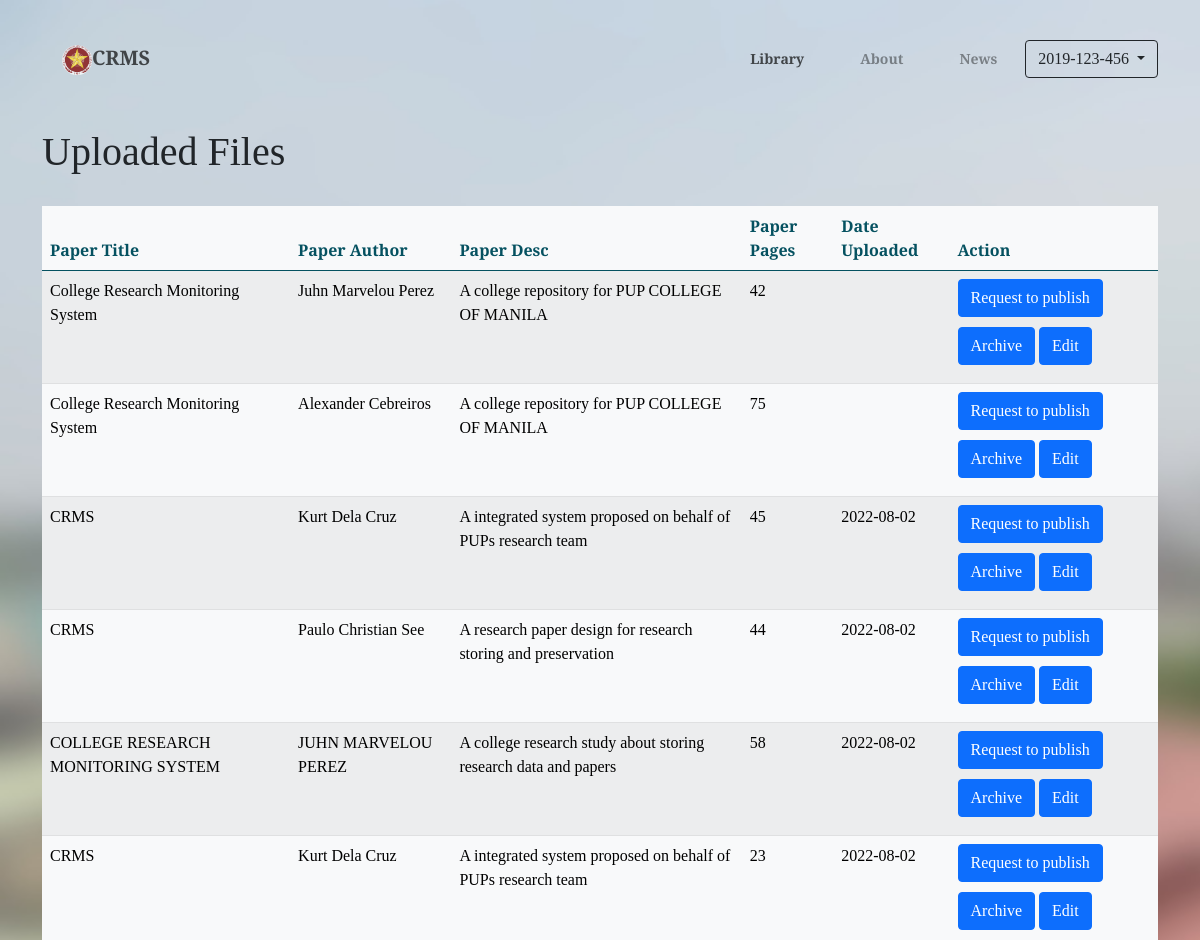
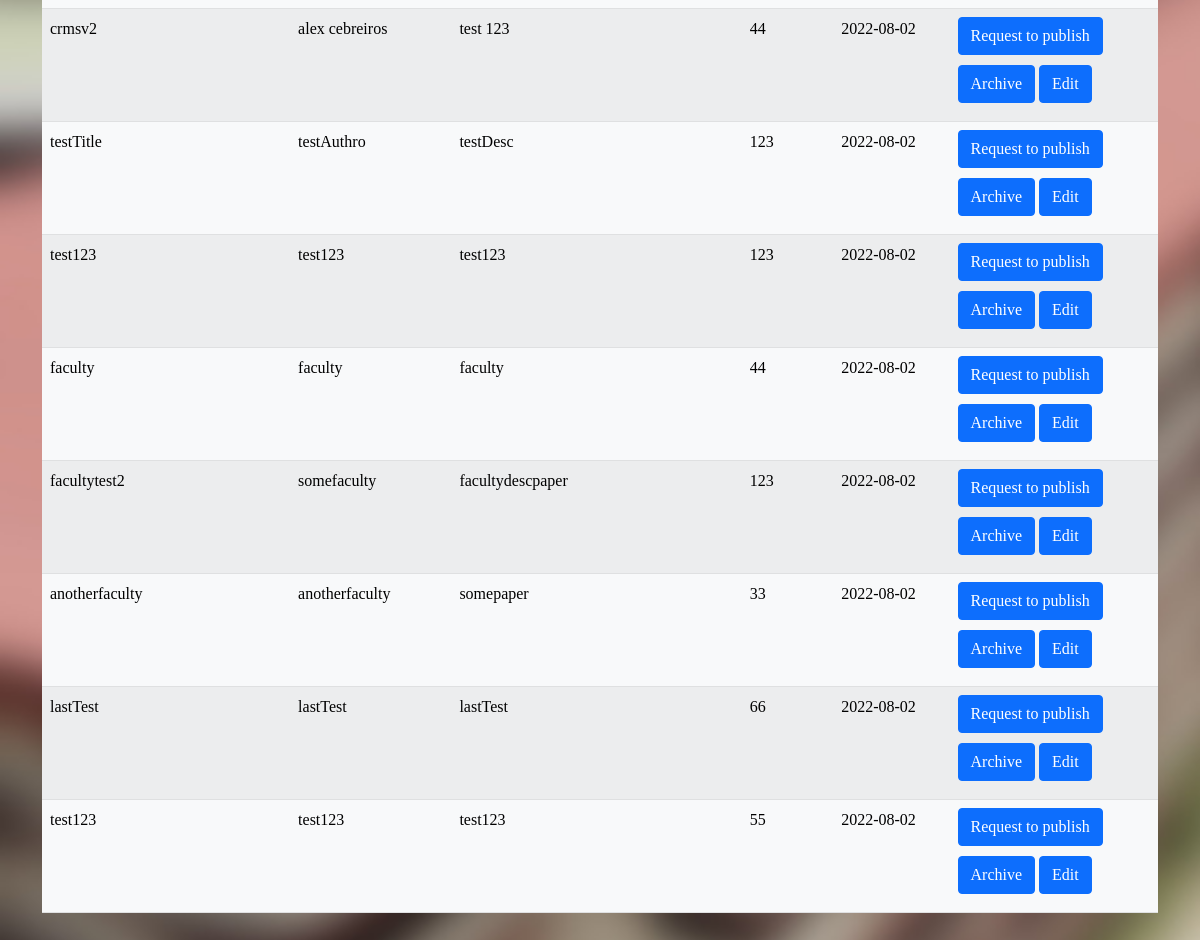
The page /oprt/studentFiles.php (signed in) on the database its author committed (2 pictures, top to bottom).
### tables this page shows
CREATE TABLE `tbl_paper` (
  `paper_id` int NOT NULL AUTO_INCREMENT,
  `paper_author` varchar(255) DEFAULT NULL,
  `paper_title` varchar(255) DEFAULT NULL,
  `paper_description` varchar(1000) DEFAULT NULL,
  `paper_pages` varchar(45) DEFAULT NULL,
  `paper_name` varchar(100) DEFAULT NULL,
  `paper_type` varchar(100) DEFAULT NULL,
  `date_uploaded` varchar(45) DEFAULT NULL,
  `location` varchar(1000) DEFAULT NULL,
  PRIMARY KEY (`paper_id`)
);

### bootstrap/application.php (called while the page is built, shortened)
<?php
require_once $_SERVER['DOCUMENT_ROOT'] . '/bootstrap/database/connection.php';
require_once $_SERVER['DOCUMENT_ROOT'] . '/app/controllers/LibraryController.php';
require_once $_SERVER['DOCUMENT_ROOT'] . '/app/models/LibraryModel.php';
$paper = new LibraryController($dbConn);

### app/controllers/LibraryController.php (called while the page is built, shortened)
<?php
    class LibraryController{
    private $paper;
    public function __construct($dbConn) {
        $this->paper= new LibraryModel ($dbConn);
    }
    public function getAllPaper() {
        return $this->paper->readAll();
    }
    }
?>

### app/models/LibraryModel.php (called while the page is built, shortened)
<?php
class LibraryModel{
    private $db;
    private $table = 'tbl_paper';
    public function __construct($dbConn) {
        $this->db = $dbConn;
    }
    public function readAll() {
        $this->content = [];
        $stmt = $this->db->prepare("SELECT * FROM $this->table");
        $stmt->execute();
        if ($stmt->rowCount() > 0) {
            while($row = $stmt->fetch(PDO::FETCH_OBJ)) {
                $this->add($row);
            } return $this->content;
        }
    }
}

### public/oprt/studentFiles.php (the view, shortened to what this page needs)
<?php require_once $_SERVER['DOCUMENT_ROOT'] . '/bootstrap/application.php'?>
<?php require_once $_SERVER['DOCUMENT_ROOT'] . '/public/include/header.php'; ?>
<div class="section" style="margin-top: 40px">
    <div class="container" style="width: 100%">
        <h1 style="margin-bottom: 30px">Uploaded Files</h1>
        <div class="">
            <div class="table-responsive" style="width: 100%">
                <table class="table table-striped table-light">
                    <thead class="alert-info">
                        <tr>
                            <th>Paper Title</th>
                            <th>Paper Author</th>
                            <th>Paper Desc</th>
                            <th>Paper Pages</th>
                            <th>Date Uploaded</th>
                            <th>Action</th>
                        </tr>
                    </thead>
                    <tbody>
                        <?php foreach ($paper->getAllPaper() as $key => $data) : ?>
                        <tr>
                            <td><?= $data->paper_title; ?></td>
                            <td><?= $data->paper_author; ?></td>
                            <td><?= $data->paper_description; ?></td>
                            <td><?= $data->paper_pages; ?></td>
                            <td><?= $data->date_uploaded; ?></td>
                            <td>
                                <button type="button" class="btn btn-primary" style="margin-bottom: 10px">Request to
                                    publish</button>
                                <button type="button" class="btn btn-primary"
                                    style="margin-bottom: 10px">Archive</button>
                                <button type="button" class="btn btn-primary" style="margin-bottom: 10px">Edit</button>
                            </td>
                        </tr>
                        <?php endforeach; ?>
                    </tbody>
                </table>
            </div>
        </div>
    </div>
</div>

### public/assets/css/header.css (style rules this page uses)
body { font-family: 'PT Serif', serif !important; background-image: url(/public/assets/img/pup_bldg_1_blurred.jpg); background-repeat: no-repeat; background-size: cover; overflow-x: hidden; height: 250vh; animation: fadeIn 1s; }

### rows shown on the page
tbl_paper: paper_title "College Research Monitoring System", paper_author "Juhn Marvelou Perez", paper_description "A college repository for PUP COLLEGE OF MANILA", paper_pages "42"
tbl_paper: paper_title "College Research Monitoring System", paper_author "Alexander Cebreiros", paper_description "A college repository for PUP COLLEGE OF MANILA", paper_pages "75"
tbl_paper: paper_title "CRMS", paper_author "Kurt Dela Cruz", paper_description "A integrated system proposed on behalf of PUPs research team", paper_pages "45", date_uploaded "2022-08-02"
tbl_paper: paper_title "CRMS", paper_author "Paulo Christian See", paper_description "A research paper design for research storing and preservation", paper_pages "44", date_uploaded "2022-08-02"
tbl_paper: paper_title "COLLEGE RESEARCH MONITORING SYSTEM", paper_author "JUHN MARVELOU PEREZ", paper_description "A college research study about storing research data and papers", paper_pages "58", date_uploaded "2022-08-02"
tbl_paper: paper_title "CRMS", paper_author "Kurt Dela Cruz", paper_description "A integrated system proposed on behalf of PUPs research team", paper_pages "23", date_uploaded "2022-08-02"
tbl_paper: paper_title "crmsv2", paper_author "alex cebreiros", paper_description "test 123", paper_pages "44", date_uploaded "2022-08-02"
tbl_paper: paper_title "testTitle", paper_author "testAuthro", paper_description "testDesc", paper_pages "123", date_uploaded "2022-08-02"
tbl_paper: paper_title "test123", paper_author "test123", paper_description "test123", paper_pages "123", date_uploaded "2022-08-02"
tbl_paper: paper_title "faculty", paper_author "faculty", paper_description "faculty", paper_pages "44", date_uploaded "2022-08-02"
tbl_paper: paper_title "facultytest2", paper_author "somefaculty", paper_description "facultydescpaper", paper_pages "123", date_uploaded "2022-08-02"
tbl_paper: paper_title "anotherfaculty", paper_author "anotherfaculty", paper_description "somepaper", paper_pages "33", date_uploaded "2022-08-02"
tbl_paper: paper_title "lastTest", paper_author "lastTest", paper_description "lastTest", paper_pages "66", date_uploaded "2022-08-02"
tbl_paper: paper_title "test123", paper_author "test123", paper_description "test123", paper_pages "55", date_uploaded "2022-08-02"

### other values the page prints
$_SESSION['account']->user_uuid "2019-123-456"
